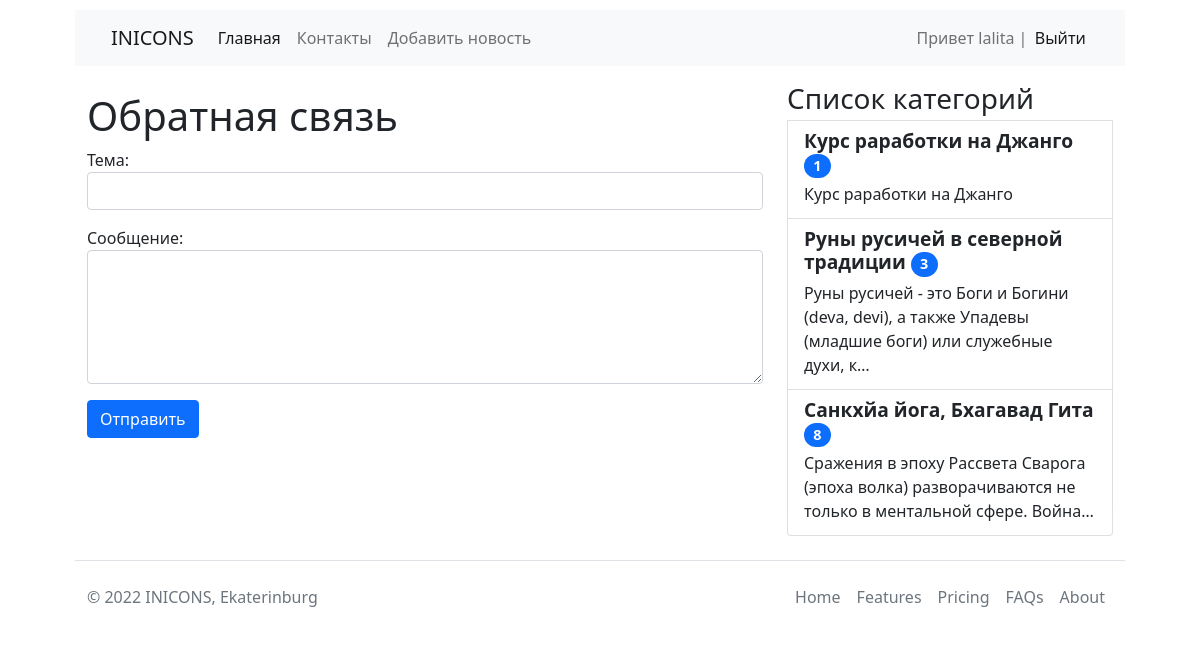
Screenshot of /feedback/ (signed in) with the database file from the repository.
### mysite/models.py (models this page shows, shortened)
class Category(models.Model):
    title = models.CharField(max_length=255, db_index=True, verbose_name='Название')
    title_menu = models.CharField(max_length=255, verbose_name='Название в меню')
    slug = models.SlugField(max_length=255, verbose_name='Псевдоним', unique=True)
    description = models.TextField(blank=True, verbose_name='Описание')
    content = models.TextField(blank=True, verbose_name='Контент')
    parent_id = models.IntegerField(default=0, verbose_name='Родительская категория')
    published = models.IntegerField(default=1, verbose_name='Опубликован')
    photo = models.ImageField(upload_to='photos/%Y/%m/%d/', blank=True, verbose_name='Изображение!!')
    visible = models.IntegerField(default=1, verbose_name='Видимость')
    def get_absolute_url(self):
        return reverse('category', kwargs={"slug": self.slug})  # маршрут/словарь - функция reverse работает в пайтон файлах
    class Meta:
        verbose_name = 'Категория(ю)'
        verbose_name_plural = 'Категории'
        ordering = ['title']

### mysite/views.py (the view)
# urls.py: path('feedback/', contact, name='contact'),
def contact(request):
    if request.method == 'POST':
        form = ContactForm(request.POST)
        if form.is_valid():
            mail = send_mail('subject', 'content', 'admin@inicons.ru', ['bvlata@mail.ru'], fail_silently=True)
            if mail:
                messages.success(request, 'Письмо отправлено!')
                return redirect('contact')
            else:
                messages.error(request, 'Ошибка отправки')
        else:
            messages.error(request, 'Ошибка регистрации')
    else:
        form = ContactForm()
    return render(request, 'mysite/feedbsck.html', {"form": form})

### mysite/forms.py
class ContactForm(forms.Form):
    subject = forms.CharField(label='Тема', widget=forms.TextInput(attrs={'class': 'form-control'}))
    content = forms.CharField(label='Сообщение', widget=forms.Textarea(attrs={'class': 'form-control', "rows": 5}))

### mysite/templatetags/list_category.py (called while the page is built)
@register.inclusion_tag('mysite/list_categories.html')
def show_categories():
    categories = Category.objects.annotate(cnt=Count('post', filter=F('post__is_published'))).filter(cnt__gt=0)
    return {"categories": categories}

### mysite/templates/mysite/feedbsck.html (shortened to what this page needs)
{% extends 'base.html' %}
{% block content %}
<div class="col-md-8">
<h1>Обратная связь</h1>
<form method="post">
    {{ form.as_p }}
    <button type="submit" class="btn btn-primary btn-block">Отправить</button>
</form>
 </div>
{% endblock %}
{% block sidebar %}
{% include 'particls/sidebar.html' %}
{% endblock %}

### templates/particls/header.html (shortened to what this page needs)
  <nav class="navbar navbar-expand-lg navbar-light bg-light mb-3">
  <div class="container-fluid">
    <a class="navbar-brand" href="{% url 'home' %}">INICONS</a>
    <div class="collapse navbar-collapse" id="navbarSupportedContent">
      <ul class="navbar-nav me-auto mb-2 mb-lg-0">
        <li class="nav-item"><a class="nav-link active" aria-current="page" href="{% url 'home' %}">Главная</a></li>
        <li class="nav-item"><a class="nav-link" href="{% url 'contact' %}">Контакты</a></li>
        {% if request.user.is_authenticated %}
                <li class="nav-item"><a class="nav-link" href="{% url 'add_post' %}">Добавить новость</a></li>
        {% endif %}
      </ul>
      <span class="navbar-text">
          {% if request.user.is_authenticated %}
              Привет {{ user.username }} | <a class="nav-link-text" href="{% url 'logout' %}">Выйти</a>
          {% else %}
              <a class="nav-link-text" href="{% url 'register' %}">Регистрация</a> | <a class="nav-link-text" href="{% url 'login' %}">Авторизация</a>
        {% endif %}
    </span>
    </div>
  </div>
</nav>

### mysite/templates/mysite/list_categories.html (shortened to what this page needs)
 <div class="col-md-4">
       <div class="list-group">
       <h3 class="mb-1">Список категорий</h3>
        {% for item in categories %}
       {% if item.visible %}
           <a href="{{ item.get_absolute_url }}" class="list-group-item list-group-item-action" aria-current="true">
           <div class="d-flex w-100 justify-content-between">
               <h6 class="mb-1">{{ item.title }} <span class="badge bg-primary rounded-pill">{{ item.cnt }}</span></h6>
           </div>
                 <p class="mb-1">{{ item.description|truncatechars_html:100 }}</p>
                 </a>
            {% endif %}
              {% endfor %}
   </div>
    </div>

### main_project/static/css/user.css (style rules this page uses)
.col-md-8 { float: left; margin-top: 10px; }
.col-md-4 { float: left; }
.list-group .d-flex h6 { font-size:1.2rem; font-weight: 600; }
.navbar-text .nav-link-text { padding: .5rem 1rem; color: #0d6efd; transition: color .15s ease-in-out,background-color .15s ease-in-out,border-color .15s ease-in-out; }
.collapse .navbar-text a.nav-link-text { text-decoration: none; list-style: none; padding: .5rem 0.2rem; }

### rows the page displays
Category: title "Курс раработки на Джанго", cnt "1", description "Курс раработки на Джанго"
Category: title "Руны русичей в северной традиции", cnt "3", description "Руны русичей - это Боги и Богини (deva, devi), а также Упадевы (младшие боги) или служебные духи, к…"
Category: title "Санкхйа йога, Бхагавад Гита", cnt "8", description "Сражения в эпоху Рассвета Сварога (эпоха волка) разворачиваются не только в ментальной сфере. Война…"

### other values shown
{{ user.username }} "lalita"
